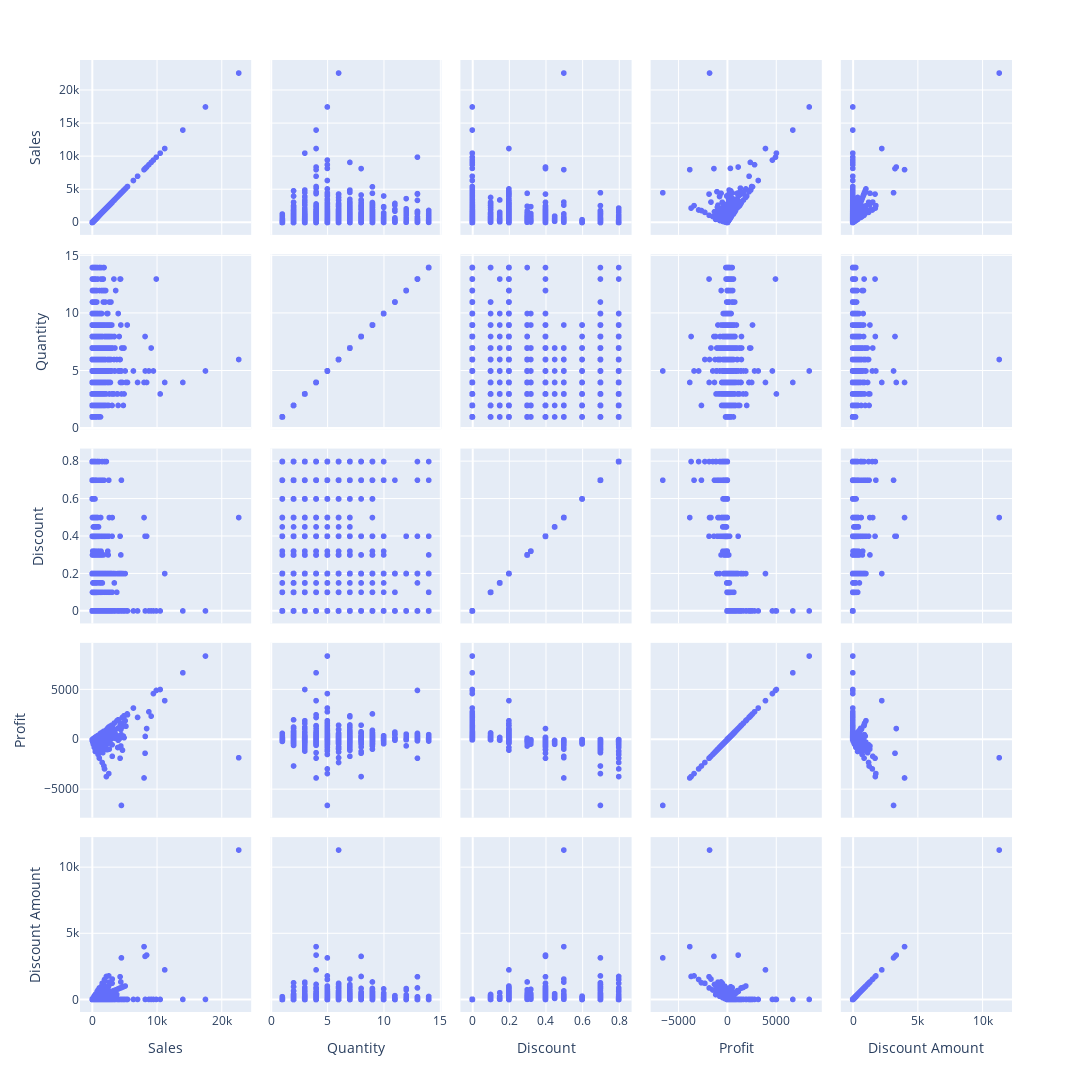

Source (notebook cell):
### Markdown cell above
We can infer: 

1. Profit has a strong positive relationship with Profit Margin. This means that the higher the Profit obtained, the higher the percentage of Profit Margin received.

2. Sales has a weak positive relationship with Profit and Profit Margin. This implies that when Sales increase, the value and percentage of Profit and Profit Margin also increase.

3. Sales has a weak negative relationship with Discount. This suggests that when Sales decrease, it is caused by an increase in Discounts.

4. Discount has a strong negative relationship with Profit and Profit Margin. This indicates that when the value of Discount is high, Profit and Profit Margin experience a drastic decrease.

5. Quantity has a weak negative relationship with profit and profit margin. This suggests that when Quantity increases, it causes a decrease in Profit and Profit Margin gained by the company

### Code cell
num_val2 = df2.select_dtypes(exclude=['object','datetime64[ns]','int32'])
fig = px.scatter_matrix(num_val2)

fig.update_layout(
  dragmode='select',
  width=1100,
  height=1100,
  hovermode='closest',
)
fig.show()

### Figure 1 — Plotly figure (JSON) as saved in the notebook; plotly's stock layout.template omitted (floating-point values rounded to 4 significant figures; data arrays with more than 128 entries replaced by an {"elided": "..."} marker saying what was removed)
{"data": [{"dimensions": [{"axis": {"matches": true}, "label": "Sales", "values": {"elided": "9994 float values"}}, {"axis": {"matches": true}, "label": "Quantity", "values": {"elided": "9994 int values"}}, {"axis": {"matches": true}, "label": "Discount", "values": {"elided": "9994 float values"}}, {"axis": {"matches": true}, "label": "Profit", "values": {"elided": "9994 float values"}}, {"axis": {"matches": true}, "label": "Discount Amount", "values": {"elided": "9994 float values"}}], "hovertemplate": "%{xaxis.title.text}=%{x}<br>%{yaxis.title.text}=%{y}<extra></extra>", "legendgroup": "", "marker": {"color": "#636efa", "symbol": "circle"}, "name": "", "showlegend": false, "type": "splom"}], "layout": {"dragmode": "select", "height": 1100, "hovermode": "closest", "legend": {"tracegroupgap": 0}, "margin": {"t": 60}, "width": 1100}}
